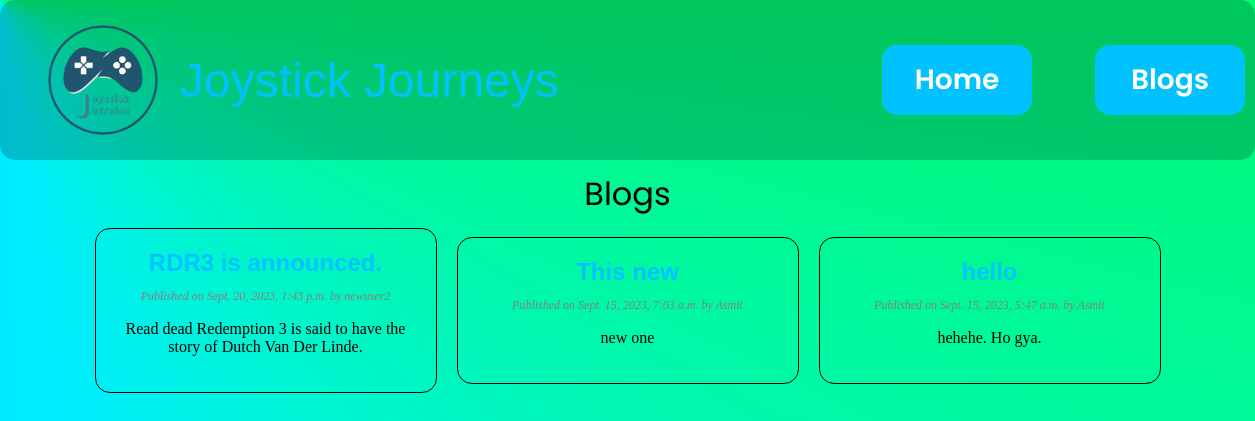
The app's page /blogs/ with its own data.
### Blog/models.py (models this page shows, shortened)
class Post(models.Model):
    class Status(models.TextChoices):
        DRAFT = "DF", "Draft"
        PUBLISHED = "PB", "Published"
    class Genre(models.TextChoices):
        SHOOTER = 'Shooter', 'Shooter'
        CHOICEBASED = 'Choice Matters', 'Choice Matters'
        ADVENTURE = 'Adventure', 'Adventure'
        STRATEGY = 'Strategy', 'Strategy'
    title = models.CharField(max_length = 250)
    slug = models.SlugField(max_length = 250)
    author = models.CharField(max_length=50)
    body = models.TextField()
    publish = models.DateTimeField(default = timezone.now)
    created = models.DateTimeField(auto_now_add = True)
    updated = models.DateTimeField(auto_now = True)
    genres = models.CharField(max_length=100, choices=Genre.choices)
    status = models.CharField(max_length = 2, choices=Status.choices, default=Status.DRAFT)
    objects = models.Manager()
    published = PublishedManager()
    class Meta:
        ordering = ['-publish']
        indexes = [
            models.Index(fields = ['-publish']),
            models.Index(fields=['genres']),
        ]

### Blog/views.py (the view)
# urls.py: path('blogs/', v.BlogsView, name='Blogs'),
def BlogsView(request):
    query_set = Post.objects.filter(status = Post.Status.PUBLISHED)
    '''
        paginator = Paginator(query_set, 5)
        page = paginator.page(request.GET.get('page'))
    '''
    context = {
        'posts': query_set,
        'name': 'Blogs',
    }
    return render(request, 'Blog/blogs.html', context)

### templates/Blog/blogs.html (shortened to what this page needs)
{% extends "base.html" %}
{% load static %}
{% block content %}
<div class="blogs">
    <div class="blogs-item"></div>
    <a class="button about" href="/home">Home</a>
    <a class="button blogs1" href="/blogs">Blogs</a>
    <img class="logo" alt="Logo" src="{% static 'pages/images/Logo.png' %}" />
    <div class="joystick-journeys">Joystick Journeys</div>
    <h class="name">{{ name }}</h>
    <div class="blog-container">
        {% for post in posts %}
        <div class="blog-item">
            <h2>
                <a href="../../blogs/{{ post.slug }}/">
                    {{ post.title }}
                </a>
            </h2>
            <p class="date">
                Published on {{ post.publish }} by {{ post.author }}
            </p>
            <p class = 'pbody' >
                {{ post.body|truncatewords:30|linebreaks }}
            </p>
        </div>
        {% endfor %}
    </div>
</div>
{% endblock content %}

### templates/base.html (shortened to what this page needs)
{% load static %}
<!doctype html>
<html>
    <head>
        </head>
    <body>
        {% block content %}{% endblock %}
    </body>
</html>

### templates/Blog/blogs.html (style rules this page uses)
.blogs-child, .blogs-item { position: absolute; top: 0; left: 0; width: 100%; border-radius: 15px; }
.blogs-item { background: linear-gradient(rgba(0, 0, 0, 0.2), rgba(0, 0, 0, 0.2)); height: 160px; margin-bottom: 20px; }
.about, .blogs1 { top: 45px; width: 150px; height: 70px; }
.about { position: absolute; left: 882px; border-radius: 25px; }
.blogs1 { position: absolute; left: 1095px; }
.logo { position: absolute; top: 25px; left: 48px; border-radius: 50%; width: 110px; height: 110px; object-fit: cover; }
.joystick-journeys { position: absolute; top: 36px; left: 180px; font-family: "Montserrat", sans-serif; font-size: 48px; width: 588px; height: 88px; color: #00C2FF; display: flex; align-items: center; }
.blogs { position: relative; top: 0px; width: 100%; height: 695px; text-align: center; font-size: 32px; }
.button { color: white; text-decoration: none; background-color: #00C2FF; border-radius: 15px; display: flex; justify-content: center; text-align: center; line-height: 70px; font-family: "Poppins", sans-serif; font-size: 28px; font-weight: 600; }
body { margin:0; padding:0; font-family:helvetica, sans-serif; }
a { color:#00abff; text-decoration:none; }
p { font-size: 16px; font-family: Merriweather, serif; }
h2 { font-weight:normal; margin:30px 0 0; }
p.date { color:#848080; font-family: georgia, serif; font-size: 12px; font-style: italic; }
.name { text-align: center; position: relative; top: 170px; font-family: Poppins, sans-serif; }
.blog-container { margin-top: px; display: flex; flex-wrap: wrap; justify-content: center; align-content: center; align-items: center; top: 180px; position: relative; }
.blog-item { border: 1px solid #ccc; padding: 20px; margin: 0 10px 20px 10px; border-radius: 15px; border-color: #000; width: 300px; }
.blog-item h2 { font-size: 24px; font-weight: bold; margin: 0; }
.blog-item a { color: #00C2FF; text-decoration: none; }

### records on screen
Post: title "RDR3 is announced.", publish "Sept. 20, 2023, 1:43 p.m.", author "newuser2", body "Read dead Redemption 3 is said to have the story of Dutch Van Der Linde."
Post: title "This new", publish "Sept. 15, 2023, 7:03 a.m.", author "Asmit", body "new one"
Post: title "hello", publish "Sept. 15, 2023, 5:47 a.m.", author "Asmit", body "hehehe. Ho gya."

### other values on screen
{{ name }} "Blogs"
